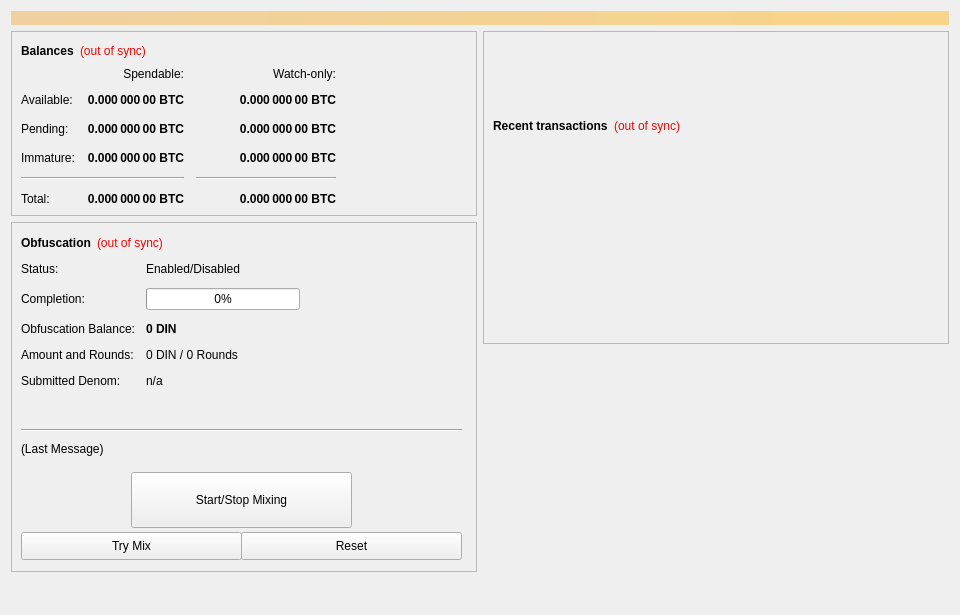
<?xml version="1.0" encoding="UTF-8"?>
<ui version="4.0">
 <class>OverviewPage</class>
 <widget class="QWidget" name="OverviewPage">
  <property name="geometry">
   <rect>
    <x>0</x>
    <y>0</y>
    <width>960</width>
    <height>615</height>
   </rect>
  </property>
  <property name="minimumSize">
   <size>
    <width>960</width>
    <height>0</height>
   </size>
  </property>
  <property name="windowTitle">
   <string>Form</string>
  </property>
  <layout class="QVBoxLayout" name="topLayout">
   <item>
    <widget class="QLabel" name="labelAlerts">
     <property name="visible">
      <bool>false</bool>
     </property>
     <property name="styleSheet">
      <string notr="true">background-color: qlineargradient(x1: 0, y1: 0, x2: 1, y2: 0, stop:0 #F0D0A0, stop:1 #F8D488); color:#000000;</string>
     </property>
     <property name="wordWrap">
      <bool>true</bool>
     </property>
     <property name="margin">
      <number>3</number>
     </property>
    </widget>
   </item>
   <item>
    <layout class="QHBoxLayout" name="horizontalLayout" stretch="1,1">
     <item>
      <layout class="QVBoxLayout" name="verticalLayout_2">
       <item>
        <widget class="QFrame" name="frame">
         <property name="frameShape">
          <enum>QFrame::StyledPanel</enum>
         </property>
         <property name="frameShadow">
          <enum>QFrame::Raised</enum>
         </property>
         <layout class="QVBoxLayout" name="verticalLayout_4">
          <item>
           <layout class="QHBoxLayout" name="horizontalLayout_4">
            <item>
             <widget class="QLabel" name="label_5">
              <property name="font">
               <font>
                <weight>75</weight>
                <bold>true</bold>
               </font>
              </property>
              <property name="text">
               <string>Balances</string>
              </property>
             </widget>
            </item>
            <item>
             <widget class="QLabel" name="labelWalletStatus">
              <property name="cursor">
               <cursorShape>WhatsThisCursor</cursorShape>
              </property>
              <property name="toolTip">
               <string>The displayed information may be out of date. Your wallet automatically synchronizes with the Dinero network after a connection is established, but this process has not completed yet.</string>
              </property>
              <property name="styleSheet">
               <string notr="true">QLabel { color: red; }</string>
              </property>
              <property name="text">
               <string notr="true">(out of sync)</string>
              </property>
              <property name="alignment">
               <set>Qt::AlignLeading|Qt::AlignLeft|Qt::AlignVCenter</set>
              </property>
             </widget>
            </item>
            <item>
             <spacer name="horizontalSpacer_3">
              <property name="orientation">
               <enum>Qt::Horizontal</enum>
              </property>
              <property name="sizeHint" stdset="0">
               <size>
                <width>40</width>
                <height>20</height>
               </size>
              </property>
             </spacer>
            </item>
           </layout>
          </item>
          <item>
           <layout class="QGridLayout" name="gridLayout">
            <property name="spacing">
             <number>12</number>
            </property>
            <item row="2" column="2">
             <widget class="QLabel" name="labelWatchPending">
              <property name="font">
               <font>
                <weight>75</weight>
                <bold>true</bold>
               </font>
              </property>
              <property name="cursor">
               <cursorShape>IBeamCursor</cursorShape>
              </property>
              <property name="toolTip">
               <string>Unconfirmed transactions to watch-only addresses</string>
              </property>
              <property name="text">
               <string notr="true">0.000 000 00 BTC</string>
              </property>
              <property name="alignment">
               <set>Qt::AlignRight|Qt::AlignTrailing|Qt::AlignVCenter</set>
              </property>
              <property name="textInteractionFlags">
               <set>Qt::LinksAccessibleByMouse|Qt::TextSelectableByKeyboard|Qt::TextSelectableByMouse</set>
              </property>
             </widget>
            </item>
            <item row="2" column="1">
             <widget class="QLabel" name="labelUnconfirmed">
              <property name="font">
               <font>
                <weight>75</weight>
                <bold>true</bold>
               </font>
              </property>
              <property name="cursor">
               <cursorShape>IBeamCursor</cursorShape>
              </property>
              <property name="toolTip">
               <string>Total of transactions that have yet to be confirmed, and do not yet count toward the spendable balance</string>
              </property>
              <property name="text">
               <string notr="true">0.000 000 00 BTC</string>
              </property>
              <property name="alignment">
               <set>Qt::AlignRight|Qt::AlignTrailing|Qt::AlignVCenter</set>
              </property>
              <property name="textInteractionFlags">
               <set>Qt::LinksAccessibleByMouse|Qt::TextSelectableByKeyboard|Qt::TextSelectableByMouse</set>
              </property>
             </widget>
            </item>
            <item row="3" column="2">
             <widget class="QLabel" name="labelWatchImmature">
              <property name="font">
               <font>
                <weight>75</weight>
                <bold>true</bold>
               </font>
              </property>
              <property name="cursor">
               <cursorShape>IBeamCursor</cursorShape>
              </property>
              <property name="toolTip">
               <string>Staked or masternode rewards in watch-only addresses that has not yet matured</string>
              </property>
              <property name="text">
               <string notr="true">0.000 000 00 BTC</string>
              </property>
              <property name="alignment">
               <set>Qt::AlignRight|Qt::AlignTrailing|Qt::AlignVCenter</set>
              </property>
              <property name="textInteractionFlags">
               <set>Qt::LinksAccessibleByMouse|Qt::TextSelectableByKeyboard|Qt::TextSelectableByMouse</set>
              </property>
             </widget>
            </item>
            <item row="4" column="0" colspan="2">
             <widget class="Line" name="lineSpendableBalance">
              <property name="orientation">
               <enum>Qt::Horizontal</enum>
              </property>
             </widget>
            </item>
            <item row="4" column="2">
             <widget class="Line" name="lineWatchBalance">
              <property name="sizePolicy">
               <sizepolicy hsizetype="Preferred" vsizetype="Fixed">
                <horstretch>0</horstretch>
                <verstretch>0</verstretch>
               </sizepolicy>
              </property>
              <property name="minimumSize">
               <size>
                <width>140</width>
                <height>0</height>
               </size>
              </property>
              <property name="orientation">
               <enum>Qt::Horizontal</enum>
              </property>
             </widget>
            </item>
            <item row="5" column="0">
             <widget class="QLabel" name="labelTotalText">
              <property name="text">
               <string>Total:</string>
              </property>
             </widget>
            </item>
            <item row="3" column="1">
             <widget class="QLabel" name="labelImmature">
              <property name="font">
               <font>
                <weight>75</weight>
                <bold>true</bold>
               </font>
              </property>
              <property name="cursor">
               <cursorShape>IBeamCursor</cursorShape>
              </property>
              <property name="toolTip">
               <string>Staked or masternode rewards that has not yet matured</string>
              </property>
              <property name="text">
               <string notr="true">0.000 000 00 BTC</string>
              </property>
              <property name="alignment">
               <set>Qt::AlignRight|Qt::AlignTrailing|Qt::AlignVCenter</set>
              </property>
              <property name="textInteractionFlags">
               <set>Qt::LinksAccessibleByMouse|Qt::TextSelectableByKeyboard|Qt::TextSelectableByMouse</set>
              </property>
             </widget>
            </item>
            <item row="2" column="3">
             <spacer name="horizontalSpacer_2">
              <property name="orientation">
               <enum>Qt::Horizontal</enum>
              </property>
              <property name="sizeHint" stdset="0">
               <size>
                <width>40</width>
                <height>20</height>
               </size>
              </property>
             </spacer>
            </item>
            <item row="3" column="0">
             <widget class="QLabel" name="labelImmatureText">
              <property name="text">
               <string>Immature:</string>
              </property>
             </widget>
            </item>
            <item row="5" column="1">
             <widget class="QLabel" name="labelTotal">
              <property name="font">
               <font>
                <weight>75</weight>
                <bold>true</bold>
               </font>
              </property>
              <property name="cursor">
               <cursorShape>IBeamCursor</cursorShape>
              </property>
              <property name="toolTip">
               <string>Your current total balance</string>
              </property>
              <property name="text">
               <string notr="true">0.000 000 00 BTC</string>
              </property>
              <property name="alignment">
               <set>Qt::AlignRight|Qt::AlignTrailing|Qt::AlignVCenter</set>
              </property>
              <property name="textInteractionFlags">
               <set>Qt::LinksAccessibleByMouse|Qt::TextSelectableByKeyboard|Qt::TextSelectableByMouse</set>
              </property>
             </widget>
            </item>
            <item row="5" column="2">
             <widget class="QLabel" name="labelWatchTotal">
              <property name="font">
               <font>
                <weight>75</weight>
                <bold>true</bold>
               </font>
              </property>
              <property name="cursor">
               <cursorShape>IBeamCursor</cursorShape>
              </property>
              <property name="toolTip">
               <string>Current total balance in watch-only addresses</string>
              </property>
              <property name="text">
               <string notr="true">0.000 000 00 BTC</string>
              </property>
              <property name="alignment">
               <set>Qt::AlignRight|Qt::AlignTrailing|Qt::AlignVCenter</set>
              </property>
              <property name="textInteractionFlags">
               <set>Qt::LinksAccessibleByMouse|Qt::TextSelectableByKeyboard|Qt::TextSelectableByMouse</set>
              </property>
             </widget>
            </item>
            <item row="0" column="2">
             <widget class="QLabel" name="labelWatchonly">
              <property name="text">
               <string>Watch-only:</string>
              </property>
              <property name="alignment">
               <set>Qt::AlignRight|Qt::AlignTrailing|Qt::AlignVCenter</set>
              </property>
             </widget>
            </item>
            <item row="1" column="0">
             <widget class="QLabel" name="labelBalanceText">
              <property name="text">
               <string>Available:</string>
              </property>
             </widget>
            </item>
            <item row="1" column="1">
             <widget class="QLabel" name="labelBalance">
              <property name="font">
               <font>
                <weight>75</weight>
                <bold>true</bold>
               </font>
              </property>
              <property name="cursor">
               <cursorShape>IBeamCursor</cursorShape>
              </property>
              <property name="toolTip">
               <string>Your current spendable balance</string>
              </property>
              <property name="text">
               <string notr="true">0.000 000 00 BTC</string>
              </property>
              <property name="alignment">
               <set>Qt::AlignRight|Qt::AlignTrailing|Qt::AlignVCenter</set>
              </property>
              <property name="textInteractionFlags">
               <set>Qt::LinksAccessibleByMouse|Qt::TextSelectableByKeyboard|Qt::TextSelectableByMouse</set>
              </property>
             </widget>
            </item>
            <item row="1" column="2">
             <widget class="QLabel" name="labelWatchAvailable">
              <property name="font">
               <font>
                <weight>75</weight>
                <bold>true</bold>
               </font>
              </property>
              <property name="cursor">
               <cursorShape>IBeamCursor</cursorShape>
              </property>
              <property name="toolTip">
               <string>Your current balance in watch-only addresses</string>
              </property>
              <property name="text">
               <string notr="true">0.000 000 00 BTC</string>
              </property>
              <property name="alignment">
               <set>Qt::AlignRight|Qt::AlignTrailing|Qt::AlignVCenter</set>
              </property>
              <property name="textInteractionFlags">
               <set>Qt::LinksAccessibleByMouse|Qt::TextSelectableByKeyboard|Qt::TextSelectableByMouse</set>
              </property>
             </widget>
            </item>
            <item row="2" column="0">
             <widget class="QLabel" name="labelPendingText">
              <property name="text">
               <string>Pending:</string>
              </property>
             </widget>
            </item>
            <item row="0" column="1">
             <widget class="QLabel" name="labelSpendable">
              <property name="text">
               <string>Spendable:</string>
              </property>
              <property name="alignment">
               <set>Qt::AlignRight|Qt::AlignTrailing|Qt::AlignVCenter</set>
              </property>
             </widget>
            </item>
           </layout>
          </item>
         </layout>
        </widget>
       </item>
       <item>
        <widget class="QFrame" name="frameObfuscation">
         <property name="minimumSize">
          <size>
           <width>0</width>
           <height>350</height>
          </size>
         </property>
         <property name="layoutDirection">
          <enum>Qt::LeftToRight</enum>
         </property>
         <property name="frameShape">
          <enum>QFrame::StyledPanel</enum>
         </property>
         <property name="frameShadow">
          <enum>QFrame::Raised</enum>
         </property>
         <widget class="QWidget" name="formLayoutWidget">
          <property name="geometry">
           <rect>
            <x>10</x>
            <y>40</y>
            <width>451</width>
            <height>161</height>
           </rect>
          </property>
          <layout class="QFormLayout" name="formLayout">
           <property name="fieldGrowthPolicy">
            <enum>QFormLayout::AllNonFixedFieldsGrow</enum>
           </property>
           <property name="horizontalSpacing">
            <number>11</number>
           </property>
           <property name="verticalSpacing">
            <number>12</number>
           </property>
           <item row="0" column="0">
            <widget class="QLabel" name="label_6">
             <property name="text">
              <string>Status:</string>
             </property>
            </widget>
           </item>
           <item row="1" column="0">
            <widget class="QLabel" name="label_7">
             <property name="text">
              <string>Completion:</string>
             </property>
            </widget>
           </item>
           <item row="1" column="1">
            <widget class="QProgressBar" name="obfuscationProgress">
             <property name="maximumSize">
              <size>
               <width>154</width>
               <height>16777215</height>
              </size>
             </property>
             <property name="value">
              <number>0</number>
             </property>
            </widget>
           </item>
           <item row="2" column="0">
            <widget class="QLabel" name="labelAnonymizedText">
             <property name="text">
              <string>Obfuscation Balance:</string>
             </property>
            </widget>
           </item>
           <item row="2" column="1">
            <widget class="QLabel" name="labelAnonymized">
             <property name="font">
              <font>
               <weight>75</weight>
               <bold>true</bold>
              </font>
             </property>
             <property name="text">
              <string notr="true">0 DIN</string>
             </property>
            </widget>
           </item>
           <item row="3" column="0">
            <widget class="QLabel" name="label_8">
             <property name="text">
              <string>Amount and Rounds:</string>
             </property>
            </widget>
           </item>
           <item row="3" column="1">
            <widget class="QLabel" name="labelAmountRounds">
             <property name="text">
              <string>0 DIN / 0 Rounds</string>
             </property>
            </widget>
           </item>
           <item row="4" column="0">
            <widget class="QLabel" name="label_9">
             <property name="text">
              <string>Submitted Denom:</string>
             </property>
            </widget>
           </item>
           <item row="4" column="1">
            <widget class="QLabel" name="labelSubmittedDenom">
             <property name="toolTip">
              <string>The denominations you submitted to the Masternode.&lt;br&gt;To mix, other users must submit the exact same denominations.</string>
             </property>
             <property name="text">
              <string>n/a</string>
             </property>
            </widget>
           </item>
           <item row="0" column="1">
            <widget class="QLabel" name="obfuscationEnabled">
             <property name="text">
              <string>Enabled/Disabled</string>
             </property>
            </widget>
           </item>
          </layout>
         </widget>
         <widget class="QPushButton" name="runAutoDenom">
          <property name="geometry">
           <rect>
            <x>251</x>
            <y>17</y>
            <width>1</width>
            <height>1</height>
           </rect>
          </property>
          <property name="palette">
           <palette>
            <active>
             <colorrole role="WindowText">
              <brush brushstyle="SolidPattern">
               <color alpha="255">
                <red>0</red>
                <green>0</green>
                <blue>0</blue>
               </color>
              </brush>
             </colorrole>
             <colorrole role="Button">
              <brush brushstyle="SolidPattern">
               <color alpha="255">
                <red>239</red>
                <green>238</green>
                <blue>238</blue>
               </color>
              </brush>
             </colorrole>
             <colorrole role="Light">
              <brush brushstyle="SolidPattern">
               <color alpha="255">
                <red>255</red>
                <green>255</green>
                <blue>255</blue>
               </color>
              </brush>
             </colorrole>
             <colorrole role="Midlight">
              <brush brushstyle="SolidPattern">
               <color alpha="255">
                <red>247</red>
                <green>246</green>
                <blue>246</blue>
               </color>
              </brush>
             </colorrole>
             <colorrole role="Dark">
              <brush brushstyle="SolidPattern">
               <color alpha="255">
                <red>119</red>
                <green>119</green>
                <blue>119</blue>
               </color>
              </brush>
             </colorrole>
             <colorrole role="Mid">
              <brush brushstyle="SolidPattern">
               <color alpha="255">
                <red>159</red>
                <green>159</green>
                <blue>159</blue>
               </color>
              </brush>
             </colorrole>
             <colorrole role="Text">
              <brush brushstyle="SolidPattern">
               <color alpha="255">
                <red>0</red>
                <green>0</green>
                <blue>0</blue>
               </color>
              </brush>
             </colorrole>
             <colorrole role="BrightText">
              <brush brushstyle="SolidPattern">
               <color alpha="255">
                <red>255</red>
                <green>255</green>
                <blue>255</blue>
               </color>
              </brush>
             </colorrole>
             <colorrole role="ButtonText">
              <brush brushstyle="SolidPattern">
               <color alpha="255">
                <red>0</red>
                <green>0</green>
                <blue>0</blue>
               </color>
              </brush>
             </colorrole>
             <colorrole role="Base">
              <brush brushstyle="SolidPattern">
               <color alpha="255">
                <red>255</red>
                <green>255</green>
                <blue>255</blue>
               </color>
              </brush>
             </colorrole>
             <colorrole role="Window">
              <brush brushstyle="SolidPattern">
               <color alpha="255">
                <red>239</red>
                <green>238</green>
                <blue>238</blue>
               </color>
              </brush>
             </colorrole>
             <colorrole role="Shadow">
              <brush brushstyle="SolidPattern">
               <color alpha="255">
                <red>0</red>
                <green>0</green>
                <blue>0</blue>
               </color>
              </brush>
             </colorrole>
             <colorrole role="AlternateBase">
              <brush brushstyle="SolidPattern">
               <color alpha="255">
                <red>247</red>
                <green>246</green>
                <blue>246</blue>
               </color>
              </brush>
             </colorrole>
             <colorrole role="ToolTipBase">
              <brush brushstyle="SolidPattern">
               <color alpha="255">
                <red>255</red>
                <green>255</green>
                <blue>220</blue>
               </color>
              </brush>
             </colorrole>
             <colorrole role="ToolTipText">
              <brush brushstyle="SolidPattern">
               <color alpha="255">
                <red>0</red>
                <green>0</green>
                <blue>0</blue>
               </color>
              </brush>
             </colorrole>
            </active>
            <inactive>
             <colorrole role="WindowText">
              <brush brushstyle="SolidPattern">
               <color alpha="255">
                <red>0</red>
                <green>0</green>
                <blue>0</blue>
               </color>
              </brush>
             </colorrole>
             <colorrole role="Button">
              <brush brushstyle="SolidPattern">
               <color alpha="255">
                <red>239</red>
                <green>238</green>
                <blue>238</blue>
               </color>
              </brush>
             </colorrole>
             <colorrole role="Light">
              <brush brushstyle="SolidPattern">
               <color alpha="255">
                <red>255</red>
                <green>255</green>
                <blue>255</blue>
               </color>
              </brush>
             </colorrole>
             <colorrole role="Midlight">
              <brush brushstyle="SolidPattern">
               <color alpha="255">
                <red>247</red>
                <green>246</green>
                <blue>246</blue>
               </color>
              </brush>
             </colorrole>
             <colorrole role="Dark">
              <brush brushstyle="SolidPattern">
               <color alpha="255">
                <red>119</red>
                <green>119</green>
                <blue>119</blue>
               </color>
              </brush>
             </colorrole>
             <colorrole role="Mid">
              <brush brushstyle="SolidPattern">
               <color alpha="255">
                <red>159</red>
                <green>159</green>
                <blue>159</blue>
               </color>
              </brush>
             </colorrole>
             <colorrole role="Text">
              <brush brushstyle="SolidPattern">
               <color alpha="255">
                <red>0</red>
                <green>0</green>
                <blue>0</blue>
               </color>
              </brush>
             </colorrole>
             <colorrole role="BrightText">
              <brush brushstyle="SolidPattern">
               <color alpha="255">
                <red>255</red>
                <green>255</green>
                <blue>255</blue>
               </color>
              </brush>
             </colorrole>
             <colorrole role="ButtonText">
              <brush brushstyle="SolidPattern">
               <color alpha="255">
                <red>0</red>
                <green>0</green>
                <blue>0</blue>
               </color>
              </brush>
             </colorrole>
             <colorrole role="Base">
              <brush brushstyle="SolidPattern">
               <color alpha="255">
                <red>255</red>
                <green>255</green>
                <blue>255</blue>
               </color>
              </brush>
             </colorrole>
             <colorrole role="Window">
              <brush brushstyle="SolidPattern">
               <color alpha="255">
                <red>239</red>
                <green>238</green>
                <blue>238</blue>
               </color>
              </brush>
             </colorrole>
             <colorrole role="Shadow">
              <brush brushstyle="SolidPattern">
               <color alpha="255">
                <red>0</red>
                <green>0</green>
                <blue>0</blue>
               </color>
              </brush>
             </colorrole>
             <colorrole role="AlternateBase">
              <brush brushstyle="SolidPattern">
               <color alpha="255">
                <red>247</red>
                <green>246</green>
                <blue>246</blue>
               </color>
              </brush>
             </colorrole>
             <colorrole role="ToolTipBase">
              <brush brushstyle="SolidPattern">
               <color alpha="255">
                <red>255</red>
                <green>255</green>
                <blue>220</blue>
               </color>
              </brush>
             </colorrole>
             <colorrole role="ToolTipText">
              <brush brushstyle="SolidPattern">
               <color alpha="255">
                <red>0</red>
                <green>0</green>
                <blue>0</blue>
               </color>
              </brush>
             </colorrole>
            </inactive>
            <disabled>
             <colorrole role="WindowText">
              <brush brushstyle="SolidPattern">
               <color alpha="255">
                <red>119</red>
                <green>119</green>
                <blue>119</blue>
               </color>
              </brush>
             </colorrole>
             <colorrole role="Button">
              <brush brushstyle="SolidPattern">
               <color alpha="255">
                <red>239</red>
                <green>238</green>
                <blue>238</blue>
               </color>
              </brush>
             </colorrole>
             <colorrole role="Light">
              <brush brushstyle="SolidPattern">
               <color alpha="255">
                <red>255</red>
                <green>255</green>
                <blue>255</blue>
               </color>
              </brush>
             </colorrole>
             <colorrole role="Midlight">
              <brush brushstyle="SolidPattern">
               <color alpha="255">
                <red>247</red>
                <green>246</green>
                <blue>246</blue>
               </color>
              </brush>
             </colorrole>
             <colorrole role="Dark">
              <brush brushstyle="SolidPattern">
               <color alpha="255">
                <red>119</red>
                <green>119</green>
                <blue>119</blue>
               </color>
              </brush>
             </colorrole>
             <colorrole role="Mid">
              <brush brushstyle="SolidPattern">
               <color alpha="255">
                <red>159</red>
                <green>159</green>
                <blue>159</blue>
               </color>
              </brush>
             </colorrole>
             <colorrole role="Text">
              <brush brushstyle="SolidPattern">
               <color alpha="255">
                <red>119</red>
                <green>119</green>
                <blue>119</blue>
               </color>
              </brush>
             </colorrole>
             <colorrole role="BrightText">
              <brush brushstyle="SolidPattern">
               <color alpha="255">
                <red>255</red>
                <green>255</green>
                <blue>255</blue>
               </color>
              </brush>
             </colorrole>
             <colorrole role="ButtonText">
              <brush brushstyle="SolidPattern">
               <color alpha="255">
                <red>119</red>
                <green>119</green>
                <blue>119</blue>
               </color>
              </brush>
             </colorrole>
             <colorrole role="Base">
              <brush brushstyle="SolidPattern">
               <color alpha="255">
                <red>239</red>
                <green>238</green>
                <blue>238</blue>
               </color>
              </brush>
             </colorrole>
             <colorrole role="Window">
              <brush brushstyle="SolidPattern">
               <color alpha="255">
                <red>239</red>
                <green>238</green>
                <blue>238</blue>
               </color>
              </brush>
             </colorrole>
             <colorrole role="Shadow">
              <brush brushstyle="SolidPattern">
               <color alpha="255">
                <red>0</red>
                <green>0</green>
                <blue>0</blue>
               </color>
              </brush>
             </colorrole>
             <colorrole role="AlternateBase">
              <brush brushstyle="SolidPattern">
               <color alpha="255">
                <red>239</red>
                <green>238</green>
                <blue>238</blue>
               </color>
              </brush>
             </colorrole>
             <colorrole role="ToolTipBase">
              <brush brushstyle="SolidPattern">
               <color alpha="255">
                <red>255</red>
                <green>255</green>
                <blue>220</blue>
               </color>
              </brush>
             </colorrole>
             <colorrole role="ToolTipText">
              <brush brushstyle="SolidPattern">
               <color alpha="255">
                <red>0</red>
                <green>0</green>
                <blue>0</blue>
               </color>
              </brush>
             </colorrole>
            </disabled>
           </palette>
          </property>
          <property name="focusPolicy">
           <enum>Qt::NoFocus</enum>
          </property>
          <property name="autoFillBackground">
           <bool>true</bool>
          </property>
          <property name="text">
           <string/>
          </property>
          <property name="flat">
           <bool>true</bool>
          </property>
         </widget>
         <widget class="QPushButton" name="toggleObfuscation">
          <property name="geometry">
           <rect>
            <x>120</x>
            <y>250</y>
            <width>221</width>
            <height>56</height>
           </rect>
          </property>
          <property name="sizePolicy">
           <sizepolicy hsizetype="MinimumExpanding" vsizetype="Fixed">
            <horstretch>0</horstretch>
            <verstretch>0</verstretch>
           </sizepolicy>
          </property>
          <property name="text">
           <string>Start/Stop Mixing</string>
          </property>
         </widget>
         <widget class="Line" name="lineLastMessage">
          <property name="geometry">
           <rect>
            <x>10</x>
            <y>200</y>
            <width>441</width>
            <height>16</height>
           </rect>
          </property>
          <property name="orientation">
           <enum>Qt::Horizontal</enum>
          </property>
         </widget>
         <widget class="QLabel" name="obfuscationStatus">
          <property name="geometry">
           <rect>
            <x>10</x>
            <y>220</y>
            <width>451</width>
            <height>61</height>
           </rect>
          </property>
          <property name="minimumSize">
           <size>
            <width>288</width>
            <height>43</height>
           </size>
          </property>
          <property name="text">
           <string>(Last Message)</string>
          </property>
          <property name="alignment">
           <set>Qt::AlignLeading|Qt::AlignLeft|Qt::AlignTop</set>
          </property>
          <property name="wordWrap">
           <bool>true</bool>
          </property>
         </widget>
         <widget class="QPushButton" name="obfuscationAuto">
          <property name="geometry">
           <rect>
            <x>10</x>
            <y>310</y>
            <width>221</width>
            <height>28</height>
           </rect>
          </property>
          <property name="sizePolicy">
           <sizepolicy hsizetype="MinimumExpanding" vsizetype="Fixed">
            <horstretch>0</horstretch>
            <verstretch>0</verstretch>
           </sizepolicy>
          </property>
          <property name="toolTip">
           <string>Try to manually submit a Obfuscation request.</string>
          </property>
          <property name="text">
           <string>Try Mix</string>
          </property>
         </widget>
         <widget class="QPushButton" name="obfuscationReset">
          <property name="geometry">
           <rect>
            <x>230</x>
            <y>310</y>
            <width>221</width>
            <height>28</height>
           </rect>
          </property>
          <property name="sizePolicy">
           <sizepolicy hsizetype="MinimumExpanding" vsizetype="Fixed">
            <horstretch>0</horstretch>
            <verstretch>0</verstretch>
           </sizepolicy>
          </property>
          <property name="toolTip">
           <string>Reset the current status of Obfuscation (can interrupt Obfuscation if it's in the process of Mixing, which can cost you money!)</string>
          </property>
          <property name="autoFillBackground">
           <bool>false</bool>
          </property>
          <property name="text">
           <string>Reset</string>
          </property>
         </widget>
         <widget class="QWidget" name="layoutWidget">
          <property name="geometry">
           <rect>
            <x>10</x>
            <y>10</y>
            <width>431</width>
            <height>22</height>
           </rect>
          </property>
          <layout class="QHBoxLayout" name="horizontalLayout_5">
           <item>
            <widget class="QLabel" name="label_2">
             <property name="font">
              <font>
               <weight>75</weight>
               <bold>true</bold>
              </font>
             </property>
             <property name="text">
              <string>Obfuscation</string>
             </property>
            </widget>
           </item>
           <item>
            <widget class="QLabel" name="labelObfuscationSyncStatus">
             <property name="toolTip">
              <string>The displayed information may be out of date. Your wallet automatically synchronizes with the Dinero network after a connection is established, but this process has not completed yet.</string>
             </property>
             <property name="styleSheet">
              <string notr="true">QLabel { color: red; }</string>
             </property>
             <property name="text">
              <string notr="true">(out of sync)</string>
             </property>
             <property name="alignment">
              <set>Qt::AlignLeading|Qt::AlignLeft|Qt::AlignVCenter</set>
             </property>
            </widget>
           </item>
           <item>
            <spacer name="horizontalSpacer_4">
             <property name="orientation">
              <enum>Qt::Horizontal</enum>
             </property>
             <property name="sizeHint" stdset="0">
              <size>
               <width>40</width>
               <height>20</height>
              </size>
             </property>
            </spacer>
           </item>
          </layout>
         </widget>
        </widget>
       </item>
       <item>
        <spacer name="verticalSpacer">
         <property name="orientation">
          <enum>Qt::Vertical</enum>
         </property>
         <property name="sizeHint" stdset="0">
          <size>
           <width>20</width>
           <height>40</height>
          </size>
         </property>
        </spacer>
       </item>
      </layout>
     </item>
     <item>
      <layout class="QVBoxLayout" name="verticalLayout_3">
       <item>
        <widget class="QFrame" name="frame_2">
         <property name="frameShape">
          <enum>QFrame::StyledPanel</enum>
         </property>
         <property name="frameShadow">
          <enum>QFrame::Raised</enum>
         </property>
         <layout class="QVBoxLayout" name="verticalLayout">
          <item>
           <spacer name="verticalSpacer_3">
            <property name="orientation">
             <enum>Qt::Vertical</enum>
            </property>
            <property name="sizeType">
             <enum>QSizePolicy::Fixed</enum>
            </property>
            <property name="sizeHint" stdset="0">
             <size>
              <width>20</width>
              <height>75</height>
             </size>
            </property>
           </spacer>
          </item>
          <item>
           <layout class="QHBoxLayout" name="horizontalLayout_2">
            <item>
             <widget class="QLabel" name="label_4">
              <property name="font">
               <font>
                <weight>75</weight>
                <bold>true</bold>
               </font>
              </property>
              <property name="text">
               <string>Recent transactions</string>
              </property>
             </widget>
            </item>
            <item>
             <widget class="QLabel" name="labelTransactionsStatus">
              <property name="cursor">
               <cursorShape>WhatsThisCursor</cursorShape>
              </property>
              <property name="toolTip">
               <string>The displayed information may be out of date. Your wallet automatically synchronizes with the Dinero network after a connection is established, but this process has not completed yet.</string>
              </property>
              <property name="styleSheet">
               <string notr="true">QLabel { color: red; }</string>
              </property>
              <property name="text">
               <string notr="true">(out of sync)</string>
              </property>
              <property name="alignment">
               <set>Qt::AlignRight|Qt::AlignTrailing|Qt::AlignVCenter</set>
              </property>
             </widget>
            </item>
            <item>
             <spacer name="horizontalSpacer">
              <property name="orientation">
               <enum>Qt::Horizontal</enum>
              </property>
              <property name="sizeHint" stdset="0">
               <size>
                <width>40</width>
                <height>20</height>
               </size>
              </property>
             </spacer>
            </item>
           </layout>
          </item>
          <item>
           <widget class="QListView" name="listTransactions">
            <property name="styleSheet">
             <string notr="true">QListView { background: transparent; }</string>
            </property>
            <property name="frameShape">
             <enum>QFrame::NoFrame</enum>
            </property>
            <property name="verticalScrollBarPolicy">
             <enum>Qt::ScrollBarAlwaysOff</enum>
            </property>
            <property name="horizontalScrollBarPolicy">
             <enum>Qt::ScrollBarAlwaysOff</enum>
            </property>
            <property name="selectionMode">
             <enum>QAbstractItemView::NoSelection</enum>
            </property>
           </widget>
          </item>
         </layout>
        </widget>
       </item>
       <item>
        <spacer name="verticalSpacer_2">
         <property name="orientation">
          <enum>Qt::Vertical</enum>
         </property>
         <property name="sizeType">
          <enum>QSizePolicy::Expanding</enum>
         </property>
         <property name="sizeHint" stdset="0">
          <size>
           <width>20</width>
           <height>40</height>
          </size>
         </property>
        </spacer>
       </item>
      </layout>
     </item>
    </layout>
   </item>
  </layout>
 </widget>
 <resources/>
 <connections/>
</ui>
